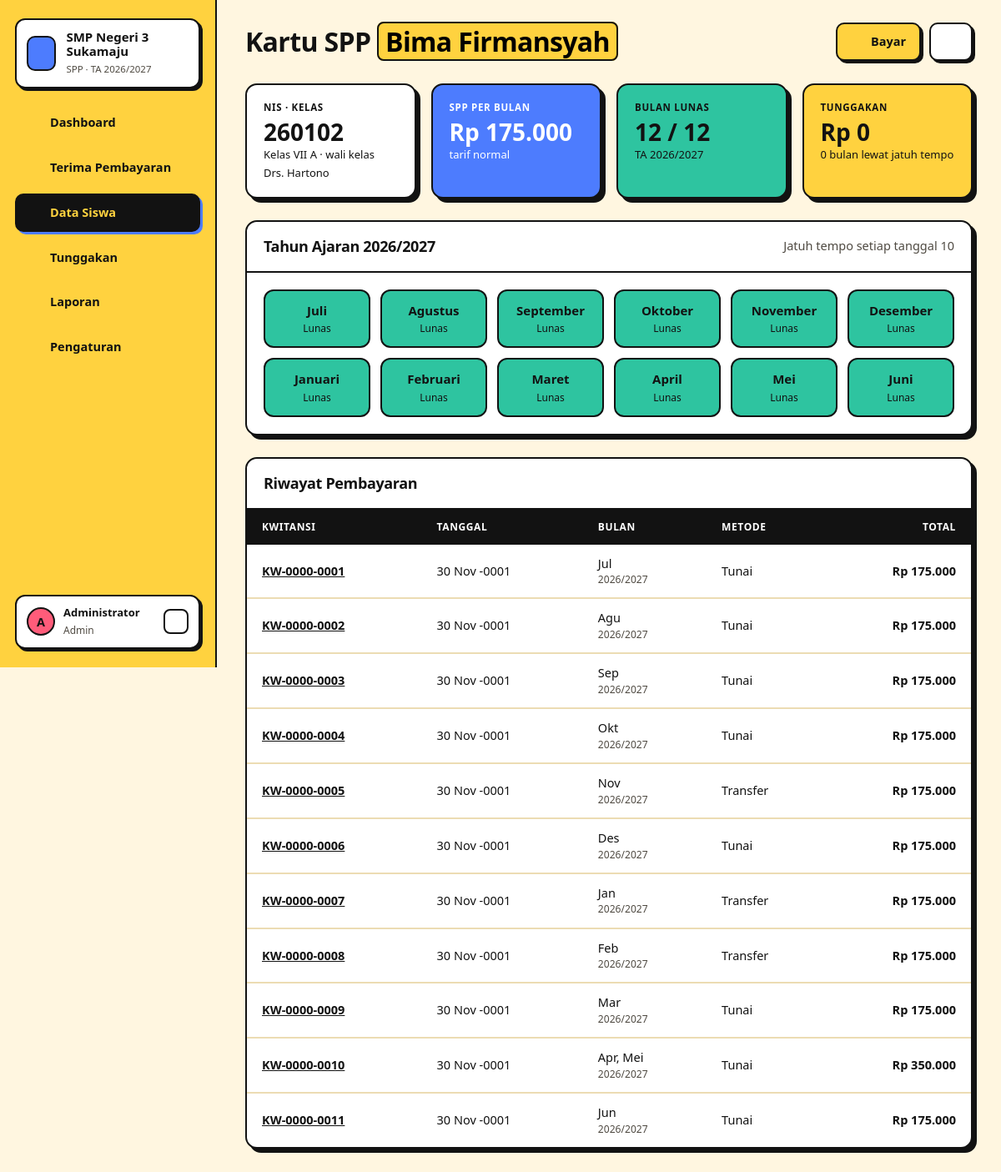
Screenshot of /index.php?page=siswa.kartu&id=2 (signed in) with the database file from the repository.
### tables this page shows
CREATE TABLE pengaturan (
  id INT PRIMARY KEY,
  nama_sekolah VARCHAR(150) NOT NULL,
  alamat VARCHAR(255),
  telepon VARCHAR(30),
  kepala_sekolah VARCHAR(100),
  bendahara VARCHAR(100),
  tanggal_jatuh_tempo TINYINT NOT NULL DEFAULT 10
);

CREATE TABLE tahun_ajaran (
  id INT AUTO_INCREMENT PRIMARY KEY,
  nama VARCHAR(20) NOT NULL UNIQUE,       
  tahun_mulai SMALLINT NOT NULL,          
  aktif TINYINT(1) NOT NULL DEFAULT 0
);

CREATE TABLE siswa (
  id INT AUTO_INCREMENT PRIMARY KEY,
  nis VARCHAR(20) NOT NULL UNIQUE,
  nama VARCHAR(100) NOT NULL,
  jk ENUM('L','P') NOT NULL,
  kelas_id INT,
  nama_wali VARCHAR(100),
  telp_wali VARCHAR(20),
  potongan_persen TINYINT NOT NULL DEFAULT 0,    
  status ENUM('aktif','lulus','keluar') NOT NULL DEFAULT 'aktif',
  created_at TIMESTAMP DEFAULT CURRENT_TIMESTAMP,
  FOREIGN KEY (kelas_id) REFERENCES kelas(id) ON DELETE SET NULL
);

CREATE TABLE kelas (
  id INT AUTO_INCREMENT PRIMARY KEY,
  nama VARCHAR(20) NOT NULL UNIQUE,
  tingkat TINYINT NOT NULL,
  wali_kelas VARCHAR(100)
);

CREATE TABLE transaksi (
  id INT AUTO_INCREMENT PRIMARY KEY,
  kode VARCHAR(20) NOT NULL UNIQUE,
  siswa_id INT NOT NULL,
  tahun_ajaran_id INT NOT NULL,
  total INT NOT NULL,
  tgl_bayar DATE NOT NULL,
  metode ENUM('Tunai','Transfer') NOT NULL DEFAULT 'Tunai',
  user_id INT,
  created_at TIMESTAMP DEFAULT CURRENT_TIMESTAMP,
  INDEX (tgl_bayar),
  FOREIGN KEY (siswa_id) REFERENCES siswa(id),
  FOREIGN KEY (tahun_ajaran_id) REFERENCES tahun_ajaran(id),
  FOREIGN KEY (user_id) REFERENCES users(id) ON DELETE SET NULL
);

### index.php (called while the page is built, shortened)
<?php
require __DIR__ . '/includes/bootstrap.php';
$routes = [
    'login'        => 'pages/login.php',
    'logout'       => 'pages/logout.php',
    'cek'          => 'pages/cek.php',
    'dashboard'    => 'pages/dashboard.php',
    'bayar'        => 'pages/bayar/index.php',
    'bayar.simpan' => 'pages/bayar/simpan.php',
    'bayar.batal'  => 'pages/bayar/batal.php',
    'kwitansi'     => 'pages/bayar/kwitansi.php',
    'siswa'        => 'pages/siswa/index.php',
    'siswa.form'   => 'pages/siswa/form.php',
    'siswa.kartu'  => 'pages/siswa/kartu.php',
    'tunggakan'    => 'pages/tunggakan.php',
    'laporan'      => 'pages/laporan.php',
    'master'       => 'pages/master.php',
];
$page = $_GET['page'] ?? 'dashboard';
require __DIR__ . '/' . $routes[$page];

### pages/siswa/kartu.php (the view, shortened to what this page needs)
<?php
$ta = tahun_ajaran_aktif();
$s = q('SELECT s.*, k.nama kelas, k.tingkat, k.wali_kelas FROM siswa s LEFT JOIN kelas k ON k.id = s.kelas_id WHERE s.id = ?', [(int) ($_GET['id'] ?? 0)])->fetch();
$kartu = kartu_spp($s, $ta);
$riwayat = q('SELECT t.*, ta.nama ta, GROUP_CONCAT(p.bulan ORDER BY FIELD(p.bulan,' . implode(',', BULAN_AJARAN) . ')) bulan FROM transaksi t
              JOIN tahun_ajaran ta ON ta.id = t.tahun_ajaran_id JOIN pembayaran p ON p.transaksi_id = t.id
              WHERE t.siswa_id = ? GROUP BY t.id ORDER BY t.tgl_bayar DESC', [$s['id']])->fetchAll();
$title = 'Kartu SPP';
$titleHtml = 'Kartu SPP <mark>' . e($s['nama']) . '</mark>';
$actions = '<a class="btn btn-yellow" href="' . url('bayar', ['siswa' => $s['id']]) . '">' . icon('wallet', 16) . ' Bayar</a><button class="btn" onclick="window.print()">' . icon('printer', 16) . '</button>';
require __DIR__ . '/../../includes/header.php';
?>
<div class="stats">
    <div class="stat bg-white"><small>NIS · Kelas</small><strong><?= e($s['nis']) ?></strong><span>Kelas <?= e($s['kelas']) ?> · wali kelas <?= e($s['wali_kelas']) ?></span></div>
    <div class="stat bg-blue"><small>SPP per bulan</small><strong><?= rupiah($kartu['nominal']) ?></strong><span><?= $s['potongan_persen'] ? 'potongan ' . $s['potongan_persen'] . '% dari ' . rupiah($kartu['tarif']) : 'tarif normal' ?></span></div>
    <div class="stat bg-green"><small>Bulan lunas</small><strong><?= count(array_filter($kartu['bulan'], fn ($b) => $b['status'] === 'lunas')) ?> / 12</strong><span>TA <?= e($ta['nama']) ?></span></div>
    <div class="stat <?= $kartu['jml_tunggak'] ? 'bg-red' : 'bg-yellow' ?>"><small>Tunggakan</small><strong><?= rupiah($kartu['total_tunggak']) ?></strong><span><?= $kartu['jml_tunggak'] ?> bulan lewat jatuh tempo</span></div>
</div>
<div class="card">
    <div class="card-head"><h2>Tahun Ajaran <?= e($ta['nama']) ?></h2><span class="muted">Jatuh tempo setiap tanggal <?= (int) setting()['tanggal_jatuh_tempo'] ?></span></div>
    <div class="card-body"><div class="months">
        <?php foreach ($kartu['bulan'] as $b => $i): ?>
            <div class="month <?= $i['status'] ?>"><b><?= NAMA_BULAN[$b] ?></b>
                <small><?= ['lunas' => 'Lunas', 'tunggak' => 'Menunggak', 'belum' => 'Belum jatuh tempo', 'gratis' => 'Bebas SPP'][$i['status']] ?></small></div>
        <?php endforeach; ?>
    </div></div>
</div>
<div class="card mt">
    <div class="card-head"><h2>Riwayat Pembayaran</h2></div>
    <div class="table-wrap"><table>
        <thead><tr><th>Kwitansi</th><th>Tanggal</th><th>Bulan</th><th>Metode</th><th class="text-right">Total</th></tr></thead>
        <tbody>
        <?php foreach ($riwayat as $r): ?>
            <tr><td><a href="<?= url('kwitansi', ['id' => $r['id']]) ?>"><?= e($r['kode']) ?></a></td><td><?= tgl($r['tgl_bayar']) ?></td>
                <td><?= implode(', ', array_map(fn ($b) => substr(NAMA_BULAN[(int) $b], 0, 3), explode(',', $r['bulan']))) ?> <small><?= e($r['ta']) ?></small></td>
                <td><?= e($r['metode']) ?></td><td class="text-right"><strong><?= rupiah($r['total']) ?></strong></td></tr>
        <?php endforeach; ?>
        </tbody>
    </table></div>
</div>
<?php require __DIR__ . '/../../includes/footer.php'; ?>

### includes/header.php (shortened to what this page needs)
<?php
$menu = [
    ['dashboard', 'Dashboard', 'home'],
    ['bayar', 'Terima Pembayaran', 'wallet'],
    ['siswa', 'Data Siswa', 'users'],
    ['tunggakan', 'Tunggakan', 'alert'],
    ['laporan', 'Laporan', 'chart'],
];
if (user()['role'] === 'admin') $menu[] = ['master', 'Pengaturan', 'settings'];
$current = explode('.', $_GET['page'] ?? 'dashboard')[0];
$ta = tahun_ajaran_aktif();
?>
<!DOCTYPE html>
<html lang="id">
<head>
    <link rel="stylesheet" href="assets/css/style.css">
</head>
<body>
<div class="layout">
    <aside class="sidebar" id="sidebar">
        <div class="brand">
            <span class="brand-mark"><?= icon('school', 22) ?></span>
            <div><strong><?= e(setting()['nama_sekolah']) ?></strong><small>SPP · TA <?= e($ta['nama'] ?? '-') ?></small></div>
        </div>
        <nav>
            <?php foreach ($menu as [$key, $label, $ic]): ?>
                <a href="<?= url($key) ?>" class="<?= $current === $key ? 'active' : '' ?>"><?= icon($ic) ?> <?= $label ?></a>
            <?php endforeach; ?>
        </nav>
        <div class="grow"></div>
        <div class="user-card">
            <span class="avatar"><?= e(strtoupper(substr(user()['nama'], 0, 1))) ?></span>
            <div class="grow"><strong><?= e(user()['nama']) ?></strong><small><?= e(ucfirst(user()['role'])) ?></small></div>
            <a href="<?= url('logout') ?>" class="icon-btn" title="Keluar"><?= icon('logout', 16) ?></a>
        </div>
    </aside>
    <main class="main">
        <header class="topbar">
            <h1><?= $titleHtml ?? e($title ?? 'Dashboard') ?></h1>
            <div class="topbar-actions"><?= $actions ?? '' ?></div>
        </header>
        <div class="content">

### rows the page displays
pengaturan: nama_sekolah "SMP Negeri 3 Sukamaju", tanggal_jatuh_tempo "10"
tahun_ajaran: nama "2026/2027"
siswa: nama "Bima Firmansyah", nis "260102", kelas.nama "VII A", kelas.wali_kelas "Drs. Hartono"
transaksi: kode "KW-0000-0001", tgl_bayar "30 Nov -0001", bulan "Jul", tahun_ajaran.nama "2026/2027", metode "Tunai", total "Rp 175.000"
transaksi: kode "KW-0000-0002", tgl_bayar "30 Nov -0001", bulan "Agu", tahun_ajaran.nama "2026/2027", metode "Tunai", total "Rp 175.000"
transaksi: kode "KW-0000-0003", tgl_bayar "30 Nov -0001", bulan "Sep", tahun_ajaran.nama "2026/2027", metode "Tunai", total "Rp 175.000"
transaksi: kode "KW-0000-0004", tgl_bayar "30 Nov -0001", bulan "Okt", tahun_ajaran.nama "2026/2027", metode "Tunai", total "Rp 175.000"
transaksi: kode "KW-0000-0005", tgl_bayar "30 Nov -0001", bulan "Nov", tahun_ajaran.nama "2026/2027", metode "Transfer", total "Rp 175.000"
transaksi: kode "KW-0000-0006", tgl_bayar "30 Nov -0001", bulan "Des", tahun_ajaran.nama "2026/2027", metode "Tunai", total "Rp 175.000"
transaksi: kode "KW-0000-0007", tgl_bayar "30 Nov -0001", bulan "Jan", tahun_ajaran.nama "2026/2027", metode "Transfer", total "Rp 175.000"
transaksi: kode "KW-0000-0008", tgl_bayar "30 Nov -0001", bulan "Feb", tahun_ajaran.nama "2026/2027", metode "Transfer", total "Rp 175.000"
transaksi: kode "KW-0000-0009", tgl_bayar "30 Nov -0001", bulan "Mar", tahun_ajaran.nama "2026/2027", metode "Tunai", total "Rp 175.000"
transaksi: kode "KW-0000-0010", tgl_bayar "30 Nov -0001", bulan "Apr, Mei", tahun_ajaran.nama "2026/2027", metode "Tunai", total "Rp 350.000"
transaksi: kode "KW-0000-0011", tgl_bayar "30 Nov -0001", bulan "Jun", tahun_ajaran.nama "2026/2027", metode "Tunai", total "Rp 175.000"

### other values shown
$label "Dashboard"
$label "Terima Pembayaran"
$label "Data Siswa"
$label "Tunggakan"
$label "Laporan"
$label "Pengaturan"
substr(user()['nama'], 0, 1) "A"
user()['nama'] "Administrator"
user()['role'] "Admin"
rupiah($kartu['nominal']) "Rp 175.000"
rupiah($kartu['total_tunggak']) "Rp 0"
$kartu['jml_tunggak'] "0"
NAMA_BULAN[$b] "Juli"
NAMA_BULAN[$b] "Agustus"
NAMA_BULAN[$b] "September"
